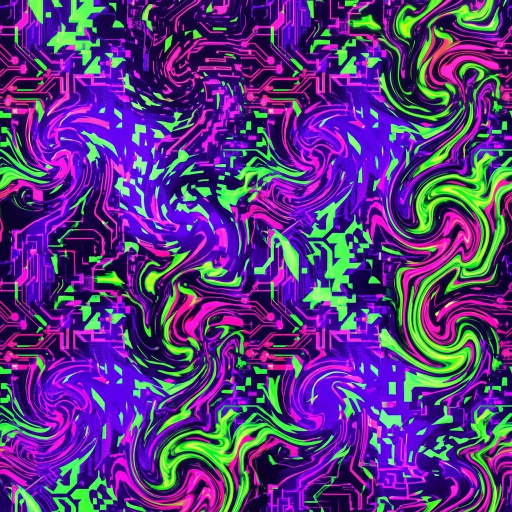
#> input picture test/camo_texture.png, 1024 x 1024 px, found by its file name (shown at 1/2 size)
$ python process_image.py
#> lines starting #> are read from the running program, lines starting #| are printed output that depends on the picture
import os
import sys

try:
    from PIL import Image, ImageDraw
except ImportError:
    import subprocess
    subprocess.check_call([sys.executable, "-m", "pip", "install", "Pillow"])
    from PIL import Image, ImageDraw

def process():
    input_path = "C:/Users/fra/Documents/iw4x-customcamos/test/camo_texture.png"
    if not os.path.exists(input_path):
        print("Input file non trovato!")
        return

    img = Image.open(input_path).convert("RGBA")

    # 1. Resize base a 400x400
    img_400 = img.resize((400, 400), Image.Resampling.LANCZOS)
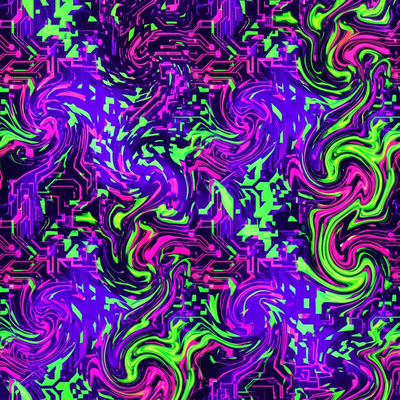
#> img_400: PIL image 400x400 RGBA; mean R, G, B, A 89.6, 54.8, 129.1, 255
    img_400.save("C:/Users/fra/Documents/iw4x-customcamos/test/camo_texture_400.png")

    # 2. Crop/Resize a 400x152 per menu
    # Un crop centrato verticale
    top = (400 - 152) // 2
    img_menu = img_400.crop((0, top, 400, top + 152))
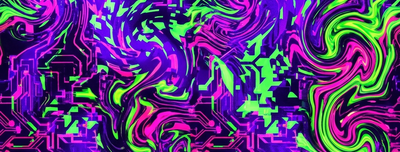
#> img_menu: PIL image 400x152 RGBA; mean R, G, B, A 90.1, 58.5, 124, 255

    # 3. Applica i "quadratini ai bordi" effetto BO2
    draw = ImageDraw.Draw(img_menu, "RGBA")
    square_size = 4
    width, height = 400, 152

    # Crea un gradiente/motivo a quadrettoni scuri ai bordi (sopra e sotto) per simulare l'hud BO2.
    # Disegniamo quadretti con trasparenza
    for y in range(0, height, square_size):
        for x in range(0, width, square_size):
            # Se siamo vicino ai bordi sinistro, destro o superiore/inferiore
            if y < square_size * 2 or y >= height - square_size * 2 or x < square_size * 2 or x >= width - square_size * 2:
                # Scacchiera ai bordi
                if (x // square_size + y // square_size) % 2 == 0:
                    draw.rectangle([x, y, x+square_size, y+square_size], fill=(0, 0, 0, 150))
                else:
                    draw.rectangle([x, y, x+square_size, y+square_size], fill=(255, 255, 255, 50))

    out_menu = "C:/Users/fra/Documents/iw4x-customcamos/test/weapon_camo_menu_arctic.png"
    img_menu.save(out_menu)
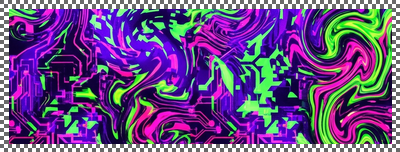
#> saved as weapon_camo_menu_arctic.png: PIL image 400x152 RGBA; mean R, G, B, A 96.4, 69.3, 125.1, 231.8; transparent parts drawn white
    print(f"File salvato: {out_menu}")

process()
